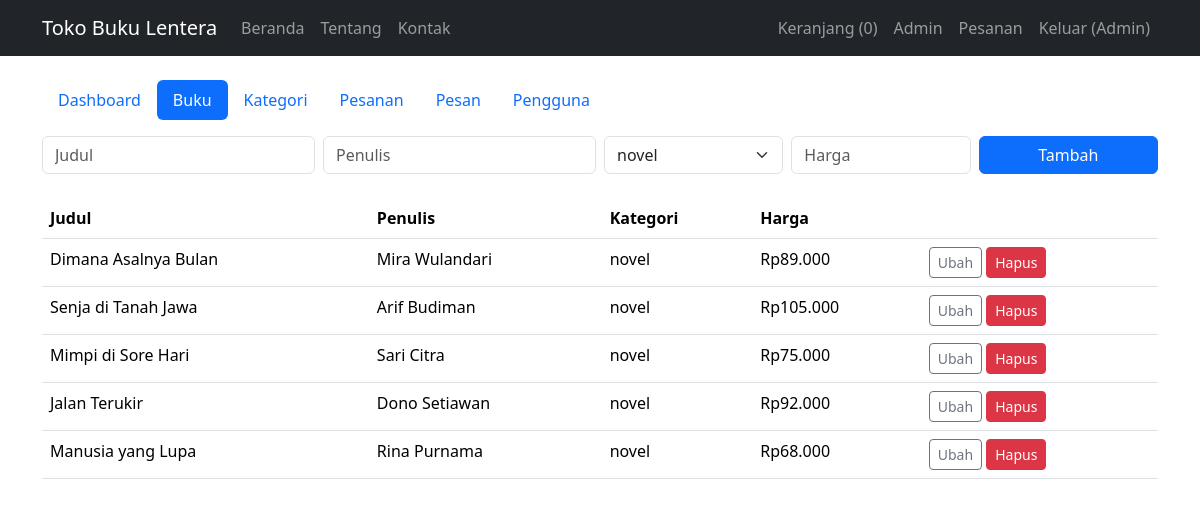
The app's page /admin/books.php (signed in) with its own data.
### tables this page shows
CREATE TABLE books (
  id INT AUTO_INCREMENT PRIMARY KEY,
  title VARCHAR(150) NOT NULL,
  author VARCHAR(100) NOT NULL,
  category_id INT NOT NULL,
  price INT NOT NULL,
  FOREIGN KEY (category_id) REFERENCES categories(id)
);

CREATE TABLE categories (
  id INT AUTO_INCREMENT PRIMARY KEY,
  name VARCHAR(50) NOT NULL UNIQUE
);

### config.php (called while the page is built, shortened)
<?php
$db = new PDO('mysql:host=localhost;dbname=bookstore;charset=utf8mb4', 'root', '', [
    PDO::ATTR_ERRMODE => PDO::ERRMODE_EXCEPTION,
    PDO::ATTR_DEFAULT_FETCH_MODE => PDO::FETCH_ASSOC,
]);
function e($s) { return htmlspecialchars((string)$s, ENT_QUOTES); }
function rp($n) { return 'Rp' . number_format($n, 0, ',', '.'); }
function q($sql, $p = []) { global $db; $s = $db->prepare($sql); $s->execute($p); return $s; }

### admin/books.php (the view, shortened to what this page needs)
<?php
$r = '../'; require '../config.php'; need(true);
$b = q('SELECT * FROM books WHERE id = ?', [$_GET['edit'] ?? 0])->fetch() ?: array_fill_keys(['id', 'title', 'author', 'category_id', 'price'], '');
$cats = q('SELECT * FROM categories')->fetchAll();
require '../header.php';
?>
<form method="post" class="row g-2 mb-4"><?= csrf() ?>
  <div class="col-md-3"><input class="form-control" name="title" placeholder="Judul" value="<?= e($b['title']) ?>" required></div>
  <div class="col-md-3"><input class="form-control" name="author" placeholder="Penulis" value="<?= e($b['author']) ?>" required></div>
  <div class="col-md-2">
    <select class="form-select" name="category_id" required>
      <?php foreach ($cats as $c): ?><option value="<?= $c['id'] ?>" <?= $b['category_id'] == $c['id'] ? 'selected' : '' ?>><?= e($c['name']) ?></option><?php endforeach ?>
    </select>
  </div>
  <div class="col-md-2"><input class="form-control" type="number" min="1" name="price" placeholder="Harga" value="<?= e($b['price']) ?>" required></div>
  <div class="col-md-2"><button class="btn btn-primary w-100"><?= $b['id'] ? 'Simpan' : 'Tambah' ?></button></div>
</form>
<table class="table">
  <tr><th>Judul</th><th>Penulis</th><th>Kategori</th><th>Harga</th><th></th></tr>
  <?php foreach (q('SELECT b.*, c.name category FROM books b JOIN categories c ON c.id = b.category_id ORDER BY b.id') as $x): ?>
    <tr>
      <td><?= e($x['title']) ?></td><td><?= e($x['author']) ?></td><td><?= e($x['category']) ?></td><td><?= rp($x['price']) ?></td>
      <td class="text-nowrap">
        <a class="btn btn-sm btn-outline-secondary" href="?edit=<?= $x['id'] ?>">Ubah</a>
        <form method="post" class="d-inline" onsubmit="return confirm('Hapus buku ini?')"><?= csrf() ?>
          <input type="hidden" name="del" value="<?= $x['id'] ?>"><button class="btn btn-sm btn-danger">Hapus</button>
        </form>
      </td>
    </tr>
  <?php endforeach ?>
</table>
<?php require '../footer.php'; ?>

### records on screen
books: title "Dimana Asalnya Bulan", author "Mira Wulandari", category.name "novel", price "Rp89.000"
books: title "Senja di Tanah Jawa", author "Arif Budiman", category.name "novel", price "Rp105.000"
books: title "Mimpi di Sore Hari", author "Sari Citra", category.name "novel", price "Rp75.000"
books: title "Jalan Terukir", author "Dono Setiawan", category.name "novel", price "Rp92.000"
books: title "Manusia yang Lupa", author "Rina Purnama", category.name "novel", price "Rp68.000"

### other values on screen
array_sum($_SESSION['cart'] ?? []) "0"
$u['name'] "Admin"
$l "Dashboard"
$l "Buku"
$l "Kategori"
$l "Pesanan"
$l "Pesan"
$l "Pengguna"
form field category_id "novel"
